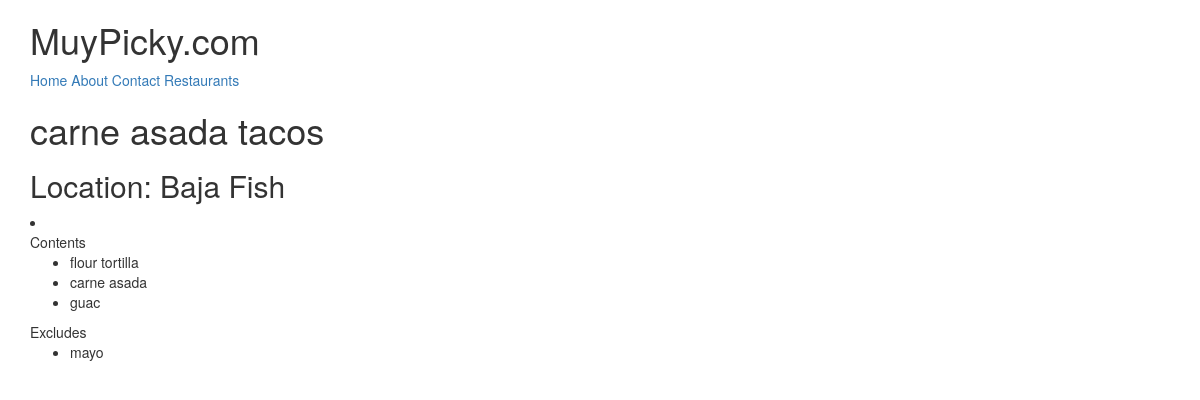
Page /items/2/ (signed in) on the committed database.
### menus/models.py (models this page shows, shortened)
class Item(models.Model):
    user            =       models.ForeignKey(settings.AUTH_USER_MODEL)
    restaurant      =       models.ForeignKey(RestaurantLocation)
    name            =       models.CharField(max_length=120)
    contents        =       models.TextField(help_text='Separate each item by comma')
    excludes        =       models.TextField(blank=True, null=True, help_text='Separate each item by a comma')
    public          =       models.BooleanField(default=True)
    timestamp       =       models.DateTimeField(auto_now_add=True)
    updated         =       models.DateTimeField(auto_now=True)
    class Meta:
        ordering =['-updated','-timestamp']
    def get_contents(self):
        return self.contents.split(",")
    def get_excludes(self):
        return self.excludes.split(",")

### restaurants/models.py (models this page shows, shortened)
class RestaurantLocation(models.Model):
    owner      =  models.ForeignKey(User)
    name       =  models.CharField(max_length=120)
    location   =  models.CharField(max_length=120,null=True, blank=True)
    category   =  models.CharField(max_length=120,null=True, blank=False, validators =[validate_category])
    timestamp  =  models.DateTimeField(auto_now=True)
    updated    =  models.DateTimeField(auto_now=True)
    slug       =  models.SlugField(null=True, blank=True)

### menus/views.py (the view)
# urls.py: url(r'^(?P<pk>[\w-]+)/$', ItemDetailView.as_view(), name='detail'),
class ItemDetailView(DetailView):
    def get_queryset(self):
        return Item.objects.filter(user=self.request.user)

### menus/templates/menus/item_detail.html (shortened to what this page needs)
{% extends "base.html" %}
{% block content %}
    <h1>{{ object.name }}</h1>
    <h2>Location: {{ object.restaurant.name }}</h2>
     <li><a href='{{ obj.get_absolute_url }}'></a><br/>
       {% if object.contents %}
            Contents
            <ul>
                {% for item in object.get_contents %}
                    <li>
                        {{ item }}
                    </li>
                {% endfor %}
           </ul>
        {% endif %}
        {% if object.excludes %}
            Excludes
            <ul>
                {% for item in object.get_excludes %}
                    <li>
                        {{ item }}
                    </li>
                {% endfor %}
            </ul>
        {% endif %}
{% endblock %}

### rows in the picture
Item: name "carne asada tacos", restaurant.name "Baja Fish", get_excludes "mayo"

### other values in the picture
{{ item }} "flour tortilla" "carne asada" "guac"
